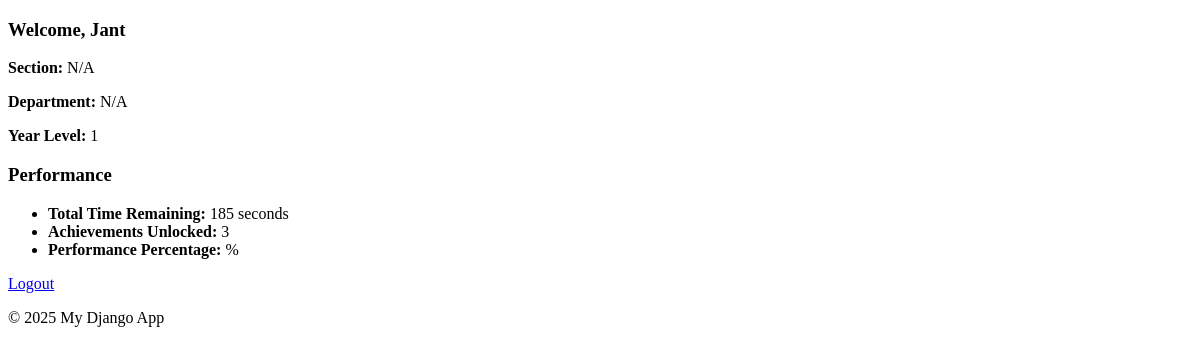
The app's page /student/dashboard/ (signed in), older data.
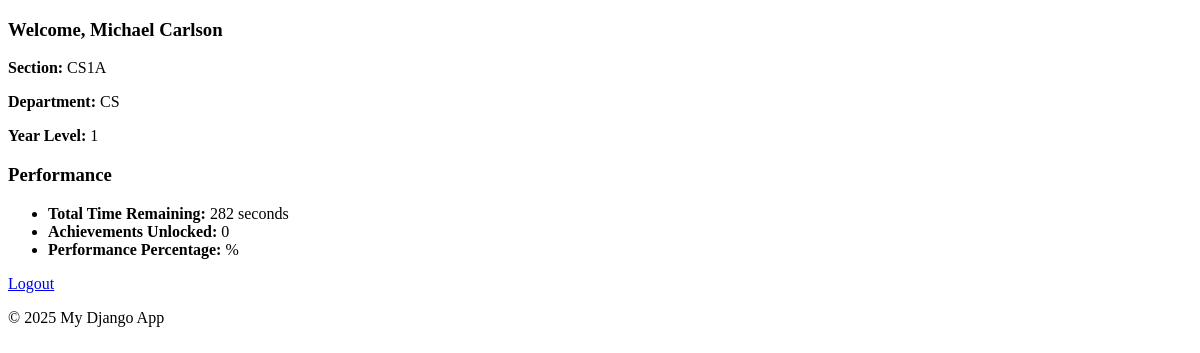
The same page, newer data.
### StudentManagementSystem/models/student.py (models this page shows, shortened)
class Student(models.Model):
    student_id = models.CharField(max_length=50, unique=True)  # unique username or ID
    name = models.CharField(max_length=150)
    password = models.CharField(max_length=128)  # should be hashed
    year_level = models.ForeignKey(YearLevel, on_delete=models.CASCADE, null=True, blank=True)
    section = models.ForeignKey(Section, on_delete=models.CASCADE, null=True, blank=True)
    @property
    def full_section(self):
        if self.section:
            return f"{self.section.department.name}{self.section.year_level.year}{self.section.letter}"
        return "N/A"

### StudentManagementSystem/models/department.py (models this page shows, shortened)
class Department(models.Model):
    name = models.CharField(max_length=50, unique=True)  # e.g. "CS", "IT"

### StudentManagementSystem/views/students/dashboard_students.py (the view)
def student_dashboard(request):
    student_id = request.session.get('student_id')
    if not student_id:
        return redirect('student_login')
    try:
        student = Student.objects.get(id=student_id)
    except Student.DoesNotExist:
        return redirect('student_login')
    performance = get_student_performance(student)
    return render(request, 'students/dashboard.html', {
        'student': student,
        'performance': performance,
    })

### StudentManagementSystem/templates/students/dashboard.html (shortened to what this page needs)
{% extends 'base.html' %}
{% block content %}
    {% include 'students/student_info.html' %}
    {% include 'students/student_performance.html' %}
    <p><a href="{% url 'student_logout' %}">Logout</a></p>
{% endblock %}

### templates/base.html (shortened to what this page needs)
{% load static %}
<!DOCTYPE html>
<html lang="en">
<head>
</head>
<body>
    <main>
        {% block content %}{% endblock %}
    </main>
    <footer>
        <p>&copy; 2025 My Django App</p>
    </footer>
</body>
</html>

### StudentManagementSystem/templates/students/student_info.html
{% block student_info %}
    <h3>Welcome, {{ student.name }}</h3>
    <p><strong>Section:</strong> {{ performance.section }}</p>
    <p><strong>Department:</strong> {{ performance.department }}</p>
    <p><strong>Year Level:</strong> {{ performance.year_level }}</p>
{% endblock %}

### StudentManagementSystem/templates/students/student_performance.html
{% block student_performance %}
    <h3>Performance</h3>
    <ul>
        <li><strong>Total Time Remaining:</strong> {{ performance.total_time_remaining }} seconds</li>
        <li><strong>Achievements Unlocked:</strong> {{ performance.achievements_unlocked }}</li>
        <li><strong>Performance Percentage:</strong> {{ performance.percentage_remaining }}%</li>
    </ul>
{% endblock %}

Row changes from the older to the newer data that the page shows:
changed Student: name "Jant" → "Michael Carlson"
now on this page (row unchanged): Department: department "CS"
Text that changed along with them:
{{ performance.section }}: "N/A" → "CS1A"
{{ performance.total_time_remaining }}: "185" → "282"
{{ performance.achievements_unlocked }}: "3" → "0"
{{ performance.department }}: "N/A" → (not shown)
